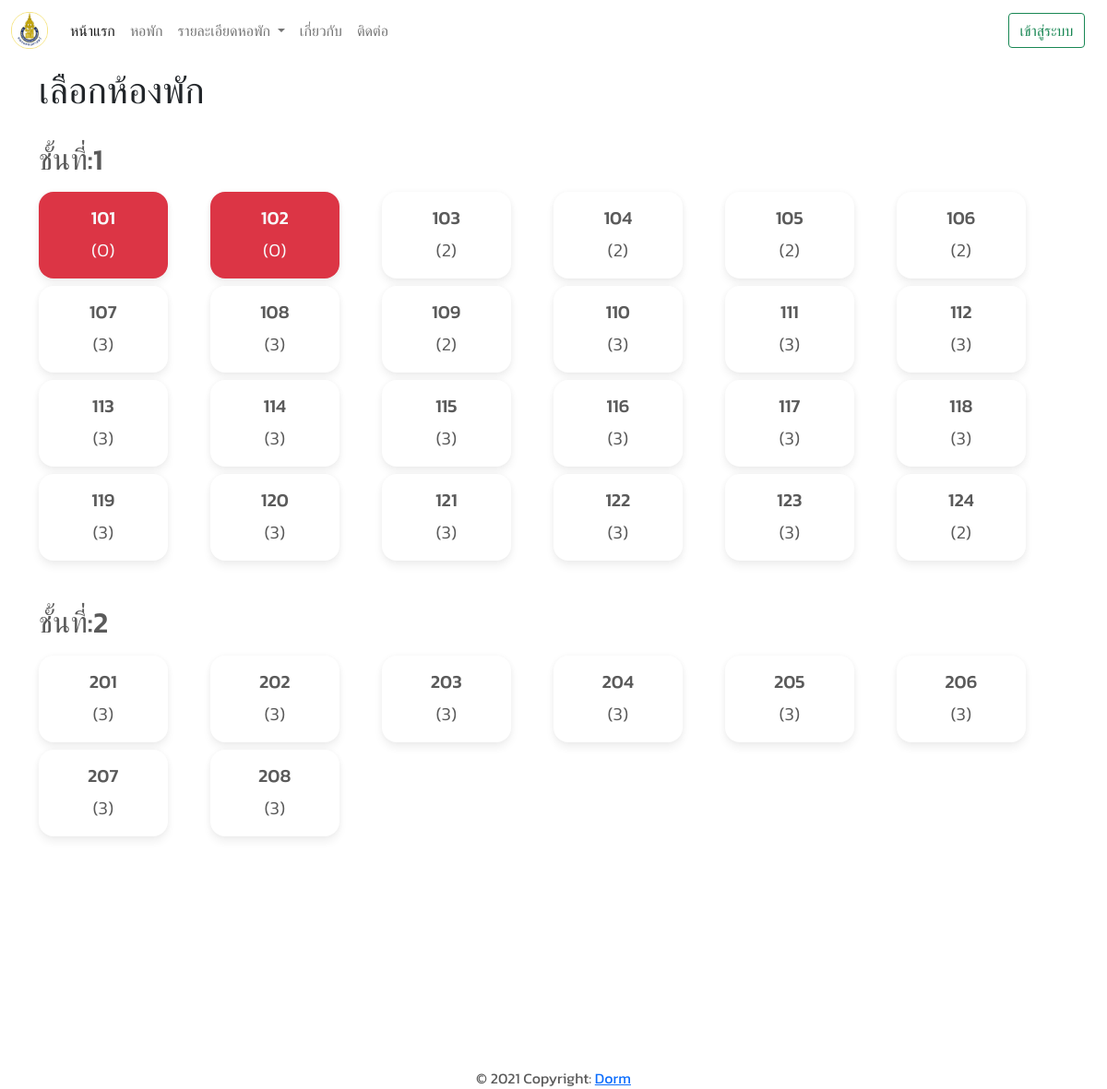
Screenshot of /dorm/room/2/ with the database file from the repository.
### dorm/models.py (models this page shows, shortened)
class Floor(models.Model):
	dorm_name = models.ForeignKey(Dormitory, on_delete=models.PROTECT, related_name='dormitory',
								  related_query_name="dormitory",
								  verbose_name="ชื่อหอพัก")
	number = models.PositiveIntegerField(default=1, verbose_name="ชั้น")

class Room(models.Model):
	TYPE_IN_ROOM = [('MALE', 'ผู้ชาย'), ('FEMALE', 'ผู้หญิง')]
	floor = models.ForeignKey(Floor, on_delete=models.PROTECT, related_name="floor", related_query_name="floor",
							  verbose_name="ชั้น")
	room_id = models.CharField(max_length=10, blank=True, null=True, unique=True, verbose_name="เลขห้อง")
	room_type = models.CharField(max_length=10, choices=TYPE_IN_ROOM, verbose_name="ประเภทห้องพัก")
	amount = models.PositiveIntegerField(default=3, verbose_name="จำนวน")
	is_status = models.BooleanField(default=True, verbose_name="สถานะของห้อง")

### dorm/views.py (the view)
# urls.py: path("room/<int:pk>/", views.RoomView.as_view(), name="room-name")
class RoomView(View):
	def get(self, request, pk):
		context = {}
		dorm = Dormitory.objects.get(pk=pk)
		context["floors"] = dorm.dormitory.all()
		return render(request, "dorm/room.html", context)

### main/context_processors.py (called while the page is built)
def all_dormitory(self):
	dorms = Dormitory.objects.all()
	return dict(dorms= dorms )

### dorm/templates/dorm/room.html (shortened to what this page needs)
{% extends "base.html" %}
{% block content %}
    <div class="container ">
        <p class="text-dark  h1 py-2"> เลือกห้องพัก</p>
        {% for floor in floors %}
            <h2 class="mb-2 mt-4">ชั้นที่:{{ floor.number }}</h2>
            <div class="d-flex flex-row flex-wrap mb-5">
                {% for room in floor.floor.all %}
                    <div class="col-lg-2 col-md-3 col-4  mt-2 ">
                        <div class="card w-75 sm-w-100 text-center lead {% if room.amount == 0 %}bg-danger text-light{% endif %}">
                            <form method="POST" action="{% url 'confirm' %}" id="{{ room.id }}">
                                <div class="card-body" onclick="submitform({{ room.id }})">
                                    <h5 class="card-title">{{ room.room_id }}</h5>
                                    <p class="card-text">({{ room.amount }})</p>
                                </div>
                            </form>
                        </div>
                    </div>
                {% endfor %}
            </div>
        {% endfor %}
    </div>
{% endblock %}

### static/css/carousel.css (style rules this page uses)
body { padding-top: 3rem; padding-bottom: 3rem; color: #5a5a5a; }

### static/css/style.css (style rules this page uses)
* { font-family: 'Kanit', sans-serif !important; }

### dorm/templates/dorm/room.html (style rules this page uses)
.card { background: #fff; box-shadow: 0 6px 10px rgba(0, 0, 0, .06), 0 0 6px rgba(0, 0, 0, .04); transition: .3s transform cubic-bezier(.155, 1.105, .295, 1.12), .3s box-shadow, .3s -webkit-transform cubic-bezier(.155, 1.105, .295, 1.12); border: 0; border-radius: 1rem }
.container { height: 75vh; overflow: auto; background: #fff; }

### rows the page displays
Floor: number "1"
Room: room_id "101", amount "0"
Room: room_id "102", amount "0"
Room: room_id "103", amount "2"
Room: room_id "104", amount "2"
Room: room_id "105", amount "2"
Room: room_id "106", amount "2"
Room: room_id "107", amount "3"
Room: room_id "108", amount "3"
Room: room_id "109", amount "2"
Room: room_id "110", amount "3"
Room: room_id "111", amount "3"
Room: room_id "112", amount "3"
Room: room_id "113", amount "3"
Room: room_id "114", amount "3"
Room: room_id "115", amount "3"
Room: room_id "116", amount "3"
Room: room_id "117", amount "3"
Room: room_id "118", amount "3"
Room: room_id "119", amount "3"
Room: room_id "120", amount "3"
Room: room_id "121", amount "3"
Room: room_id "122", amount "3"
Room: room_id "123", amount "3"
Room: room_id "124", amount "2"
Floor: number "2"
Room: room_id "201", amount "3"
Room: room_id "202", amount "3"
Room: room_id "203", amount "3"
Room: room_id "204", amount "3"
Room: room_id "205", amount "3"
Room: room_id "206", amount "3"
Room: room_id "207", amount "3"
Room: room_id "208", amount "3"
